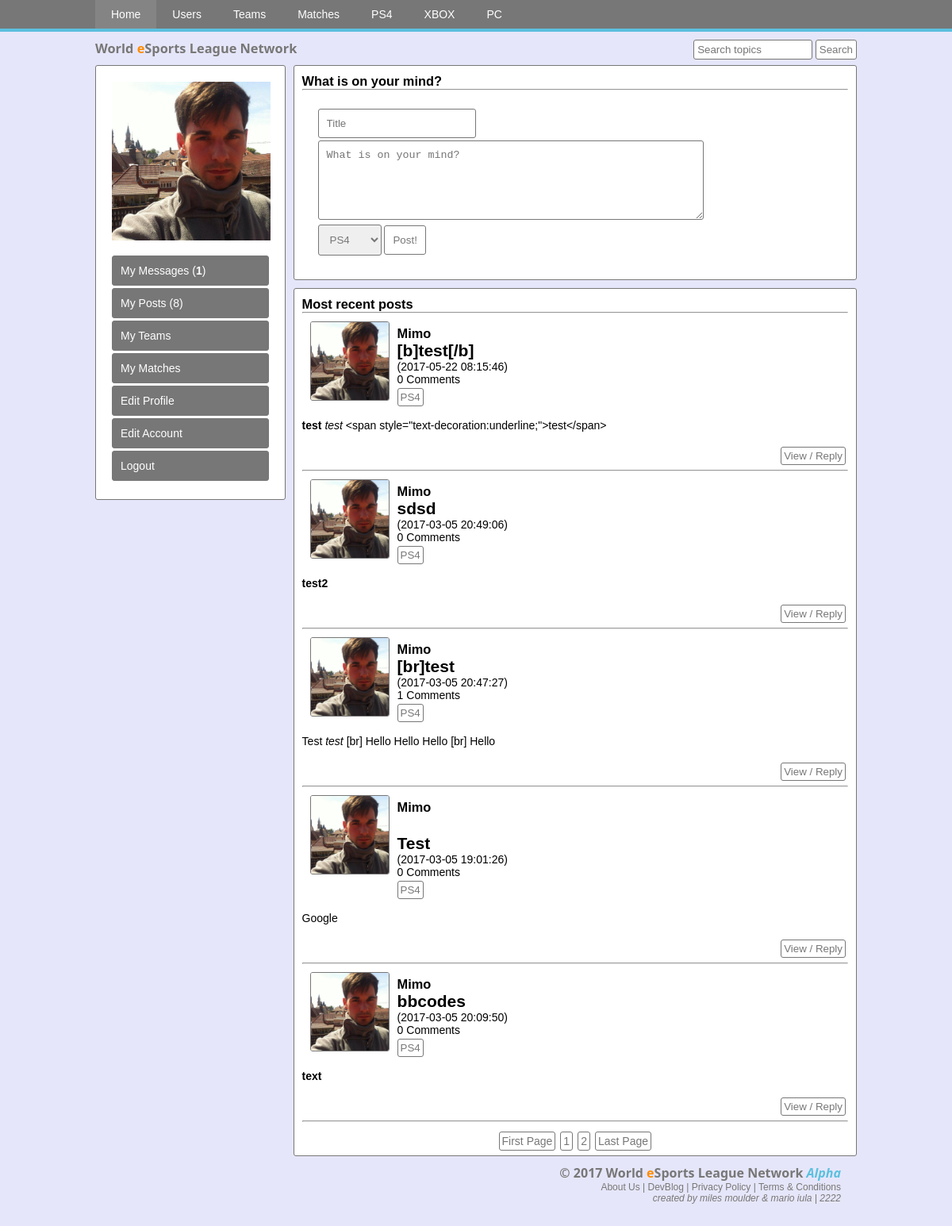
/index.php (signed in), run on the app's committed database.
### tables this page shows
CREATE TABLE IF NOT EXISTS `topics` (
  `topic_id` int(11) NOT NULL AUTO_INCREMENT,
  `topic_title` text NOT NULL,
  PRIMARY KEY (`topic_id`)
);

CREATE TABLE IF NOT EXISTS `users` (
  `user_id` int(11) NOT NULL AUTO_INCREMENT,
  `user_name` varchar(20) NOT NULL,
  `user_pass` varchar(50) NOT NULL,
  `user_email` varchar(50) NOT NULL,
  `first_name` varchar(20) NOT NULL,
  `last_name` varchar(20) NOT NULL,
  `twitch` varchar(50) NOT NULL,
  `xbox` varchar(50) NOT NULL,
  `psn` varchar(50) NOT NULL,
  `profile_msg` varchar(200) NOT NULL,
  `user_country` varchar(20) NOT NULL,
  `user_gender` varchar(20) NOT NULL,
  `user_bday` date NOT NULL,
  `user_image` text NOT NULL,
  `register_date` date NOT NULL,
  `last_login` date NOT NULL,
  `status` text NOT NULL,
  `posts` text NOT NULL,
  `auth` int(11) NOT NULL,
  PRIMARY KEY (`user_id`),
  KEY `user_id` (`user_id`)
);

CREATE TABLE IF NOT EXISTS `posts` (
  `post_id` int(11) NOT NULL AUTO_INCREMENT,
  `user_id` int(11) NOT NULL,
  `topic_id` int(11) NOT NULL,
  `post_title` varchar(50) NOT NULL,
  `post_content` varchar(2000) NOT NULL,
  `post_date` timestamp NOT NULL DEFAULT CURRENT_TIMESTAMP ON UPDATE CURRENT_TIMESTAMP,
  PRIMARY KEY (`post_id`)
);

### locale/lang.en.php (called while the page is built, shortened)
<?php
	$lang = array();
	$lang['PAGE_TITLE'] = 'WeSL';
	$lang['PAGE_TITLE_USERLIST'] = 'WeSL - User list';
	$lang['PAGE_TITLE_TEAMS'] = 'WeSL - Teams';
	$lang['PAGE_TITLE_MATCHES'] = 'WeSL - Matches';
	$lang['PAGE_TITLE_MYTEAMS'] = 'WeSL - My Teams';
	$lang['PAGE_TITLE_MYMATCHES'] = 'WeSL - My Matches';
	$lang['PAGE_TITLE_DELETE_POST'] = 'WeSL - Delete post';
	$lang['PAGE_TITLE_MYPOSTS'] = 'WeSL - My Posts';
	$lang['PAGE_TITLE_PROFILE'] = 'WeSL - User Profile';
	$lang['PAGE_TITLE_EDIT_POST'] = 'WeSL - Edit Post';
	$lang['PAGE_TITLE_SEARCH'] = 'WeSL - Search';
	$lang['PAGE_TITLE_EDIT_PROFILE'] = 'WeSL - Edit Profile';
	$lang['PAGE_TITLE_MESSAGES'] = 'WeSL - Messages';
	$lang['PAGE_TITLE_MYMESSAGES'] = 'WeSL - My Messages';
	$lang['USER_NAME_STRING'] = 'Name:';
	$lang['USER_COUNTRY_STRING'] = 'Country:';
	$lang['REGISTER_DATE_STRING'] = 'Member Since:';
	$lang['LAST_LOGIN_STRING'] = 'Last Visit:';
	$lang['MENU_HOME'] = 'Home';
	$lang['MENU_USERLIST'] = 'Users';
	$lang['MENU_TEAMS'] = 'Teams';
	$lang['MENU_MATCHES'] = 'Matches';
	$lang['MENU_MESSAGES'] = 'My Messages';
	$lang['MENU_POSTS'] = 'My Posts';
	$lang['MENU_MYTEAMS'] = 'My Teams';
	$lang['MENU_MYMATCHES'] = 'My Matches';
	$lang['MENU_EDIT_PROFILE'] = 'Edit Profile';
	$lang['MENU_EDIT_ACCOUNT'] = 'Edit Account';
	$lang['MENU_LOGOUT'] = 'Logout';
	$lang['POST_BUTTON'] = 'Post!';
	$lang['UPDATE_BUTTON'] = 'Update!';
	$lang['UPDATE_PROFILE'] = 'Update Profile';
	$lang['REPLY_BUTTON'] = 'View / Reply';
	$lang['COMMENTS'] = 'Comments';
	$lang['EDIT_BUTTON'] = 'Edit';
	$lang['CANCEL_BUTTON'] = 'Cancel';
	$lang['DELETE_BUTTON'] = 'Delete';
	$lang['REMOVE_BUTTON'] = 'Remove';
	$lang['CONFIRM'] = 'Confirm';
	$lang['SEND_MSG'] = 'Send Message';
	$lang['FIRST_PAGE_BUTTON'] = 'First Page';
	$lang['LAST_PAGE_BUTTON'] = 'Last Page';
	$lang['POSTS_FORM_TITLE_PLACEHOLDER'] = 'Title';
	$lang['POSTS_FORM_CONTENT_PLACEHOLDER'] = 'What is on your mind?';
	$lang['COMMENTS_FORM_CONTENT_PLACEHOLDER'] = 'Write a comment';
	$lang['MSG_STATUS_READ'] = 'Read';
	$lang['MSG_STATUS_UNREAD'] = 'Unread';
	$lang['MSG_STATUS_REPLY'] = 'Replyed';
	$lang['CREATE_TEAM'] = 'Create Team';
	$lang['UPDATE_TEAM'] = 'Update Team';
	$lang['EDIT_TEAM'] = 'Edit Team Details';
	$lang['POST_TIMELINE_SUCCESS'] = 'Posted to timeline!';
	$lang['POST_TIMELINE_ERROR'] = 'There was nothing posted to timeline...';
	$lang['POST_COMMENT_SUCCESS'] = 'Reply was posted!';
	$lang['POST_DELETE_SUCCESS'] = 'Post was deleted!';
	$lang['POST_DELETE_ERROR'] = 'ERROR';
	$lang['POST_UPDATE_SUCCESS'] = 'Post was updated!';
	$lang['SEARCH_NO_RESULTS_ERROR'] = 'No results found';
	$lang['SEARCH_NO_QUERY_ERROR'] = 'ERROR';
?>

### wesl.core.functions.php (the view, shortened to what this page needs)
<?php
	$con = mysqli_connect("localhost", "root", "", "wesl_one") or die ("Connection was not established");
			if(isset($_GET['lang'])){
				$lang = $_GET['lang'];
				$_SESSION['lang'] = $lang;
				setcookie('lang', $lang, time() + (3600 * 24 * 30));
			}
			else if(isset($_SESSION['lang'])){
				$lang = $_SESSION['lang'];
			}
			else if(isset($_COOKIE['lang'])){
				$lang = $_COOKIE['lang'];
			}
			else {
				$lang = 'en';
			}
		function countHits(){
			$count_my_page = ("hits.txt");
			$hits = file($count_my_page);
			$hits[0] ++;
				echo $hits[0];
		}
		function showMenu(){
		global $con;
		global $lang;
			if(isset($_GET['topic'])  || strpos($_SERVER['REQUEST_URI'], "index.php") === false){
				echo "<li><a href='index.php'>{$lang['MENU_HOME']}</a></li>";
			}
			else {
				echo "<li><a class='active' href='index.php'>{$lang['MENU_HOME']}</a></li>";
			}
			if(isset($_GET['topic'])  || strpos($_SERVER['REQUEST_URI'], "userlist.php") === false){
				echo "<li><a href='userlist.php'>{$lang['MENU_USERLIST']}</a></li>";
			}
			else {
				echo "<li><a class='active' href='userlist.php'>{$lang['MENU_USERLIST']}</a></li>";
			}
			if(isset($_GET['topic'])  || strpos($_SERVER['REQUEST_URI'], "teams.php") === false){
				echo "<li><a href='teams.php'>{$lang['MENU_TEAMS']}</a></li>";
			}
			else {
				echo "<li><a class='active' href='teams.php'>{$lang['MENU_TEAMS']}</a></li>";
			}
			if(isset($_GET['topic'])  || strpos($_SERVER['REQUEST_URI'], "matches.php") === false){
				echo "<li><a href='matches.php'>{$lang['MENU_MATCHES']}</a></li>";
			}
			else {
				echo "<li><a class='active' href='matches.php'>{$lang['MENU_MATCHES']}</a></li>";
			}
			$get_topics = "select * from topics";
			$run_topics = mysqli_query($con, $get_topics);
			while($row=mysqli_fetch_array($run_topics)){
				$topic_id		= $row['topic_id'];
				$topic_title	= $row['topic_title'];
				if(isset($_GET['topic']) && $row['topic_id'] == $_GET['topic']){
					echo "<li><a class='active' href='topics.php?topic=$topic_id'>$topic_title</a></li>";
				}
				else {
					echo "<li><a href='topics.php?topic=$topic_id'>$topic_title</a></li>";
				}
			}
		}
		function userDetails(){
		global $con;
		global $lang;
			$user			= $_SESSION['user_email'];
			$get_user 		= "select * from users where user_email='$user'";
			$run_user 		= mysqli_query($con, $get_user);
			$row			= mysqli_fetch_array($run_user);
			$user_id		= $row['user_id'];
			$user_image		= $row['user_image'];
			$user_msgs = "select * from messages where receiver_id='$user_id' AND status='unread'";
			$run_msgs = mysqli_query($con, $user_msgs);
			$count_msgs = mysqli_num_rows($run_msgs);
			if($count_msgs == 0){
				$new_msgs = "";
			}
			else {
				$new_msgs = " (<b>$count_msgs</b>)";
			}
			$user_posts = "select * from posts where user_id='$user_id'";
			$run_posts = mysqli_query($con, $user_posts);
			$count_posts = mysqli_num_rows($run_posts);
			echo "	<center>
						<img src='images/user_images/$user_image' width='200' height='200'>
					</center>
					<br />
					<div id='green'>
						<li><a href='my_messages.php'>{$lang['MENU_MESSAGES']}$new_msgs</a></li>
					</div>
					<li><a href='my_posts.php?u_id=$user_id'>{$lang['MENU_POSTS']} ($count_posts)</a></li>
					<div id='bleen'>
						<li><a href='my_teams.php'>{$lang['MENU_MYTEAMS']}</a></li>
					</div>
					<div id='purple'>
						<li><a href='my_matches.php'>{$lang['MENU_MYMATCHES']}</a></li>
					</div>
					<div id='blue'>
						<li><a href='edit_profile.php'>{$lang['MENU_EDIT_PROFILE']}</a></li>
					</div>
					<div id='orange'>
						<li><a href='edit_account.php'>{$lang['MENU_EDIT_ACCOUNT']}</a></li>
					</div>
					<div id='red'>
						<li><a href='logout.php'>{$lang['MENU_LOGOUT']}</a></li>
					</div>";
		}
		function getPosts(){
		global $con;
		global $lang;
			$per_page=5;
			if (isset($_GET['page'])){
			$page = $_GET['page'];
			}
			else {
			$page=1;
			}
			$start_from = ($page-1) * $per_page;
			$get_posts = "select * from posts ORDER by 1 DESC LIMIT $start_from, $per_page";
			$run_posts = mysqli_query($con,$get_posts);
			while($row_posts=mysqli_fetch_array($run_posts)){
				$post_id 		= $row_posts['post_id'];
				$topic_id 		= $row_posts['topic_id'];
				$user_id 		= $row_posts['user_id'];
				$post_title 	= $row_posts['post_title'];
				$post_content 	= $row_posts['post_content'];
				$post_date 		= $row_posts['post_date'];
				$user = "select * from users where user_id='$user_id' AND posts='yes'";
				$run_user 		= mysqli_query($con,$user);
				$row_user		= mysqli_fetch_array($run_user);
				$user_name 		= $row_user['user_name'];
				$user_image 	= $row_user['user_image'];
				$get_title = "select topic_title from topics where topic_id='$topic_id'";
				$title = mysqli_query($con, $get_title);
				$get_comments = "select * from comments where post_id='$post_id'";
				$run_comments = mysqli_query($con, $get_comments);
				$count_comments = mysqli_num_rows($run_comments);
				while($row=mysqli_fetch_array($title)){
					$topic_title	= $row['topic_title'];
				}
				echo "	<p><img src='images/user_images/$user_image' width='100' height='100'></p>
						<br />
						<h3><a href='user_profile.php?u_id=$user_id'>$user_name</a></h3>
						<h2>$post_title</h2>
						<p>($post_date)</p>
						<p><a href='single.php?post_id=$post_id'>$count_comments {$lang['COMMENTS']}</a></p>
						<div id='topics_button'>
							<a href='topics.php?topic=$topic_id'><button>$topic_title</button></a>
						</div>
						<br />
						<p>$post_content</p>
						<br />
						<div id='reply_button'>
							<a href='single.php?post_id=$post_id'><button>{$lang['REPLY_BUTTON']}</button></a>
						</div>
						<br />
						<br />
						<hr />";
			}
				$query = "select * from posts";
				$result = mysqli_query($con, $query);
				$total_posts = mysqli_num_rows($result);
				$total_pages = ceil($total_posts / $per_page);
				echo "<br /><center><div id='pagination'><a href='index.php?page=1'>{$lang['FIRST_PAGE_BUTTON']}</a>";
				for ($i=1; $i<=$total_pages; $i++) {
				echo "<a href='index.php?page=$i'>$i</a>";
				}
				echo "<a href='index.php?page=$total_pages'>{$lang['LAST_PAGE_BUTTON']}</a></div></center>";
		}
		function insertPost() {
		global $con;
		global $lang;
					echo "	<form action='' method='post'>
							<input type='text' name='post_title' placeholder='{$lang['POSTS_FORM_TITLE_PLACEHOLDER']}' autocomplete='off' required='required'/>
							<br />
							<textarea type='text' name='post_content' placeholder='{$lang['POSTS_FORM_CONTENT_PLACEHOLDER']}' autocomplete='off' required='required'></textarea>
							<br />
							<select name='topic_id'>";
								$get_topics = "select * from topics";
								$run_topics = mysqli_query($con, $get_topics);
								while($row=mysqli_fetch_array($run_topics)){
								$topic_id		= $row['topic_id'];
								$topic_title	= $row['topic_title'];
					echo "	<option value='$topic_id'>$topic_title</a></option>";
								}
					echo "	</select>
							<button name='post'>{$lang['POST_BUTTON']}</button>
							</form>";
		}
?>

### index.php (shortened to what this page needs)
<?php
	include("wesl.core.functions.php");
	if(isset($_SESSION['user_email'])){
		include("home.php");
	}
	else {
		include("template/splash.html");
	}
?>

### home.php (shortened to what this page needs)
<?php
	if(!isset($_SESSION['user_email'])){
		header("location:index.php");
	}
	else {
?>
<!DOCTYPE html>
<html>
	<head>
		<link rel="stylesheet" type="text/css" href="styles/main.css">
		<link rel="stylesheet" type="text/css" href="styles/ui.css">
	</head>
<body>
	<nav>
		<ul>
		<?php showMenu(); ?>
		</ul>
	</nav>
	<header>
		<h3>World <font color="darkorange">e</font>Sports League Network</h3>
	</header>
	<main>
		<aside>
			<ul>
			<?php userDetails(); ?>
			</ul>
		</aside>
		<section>
			<article>
				<h3><?php echo $lang['CONTENT_TIMELINE_TITLE']; ?></h3>
				<hr />
				<?php insertPost(); ?>
			</article>
			<article>
				<h3><?php echo $lang['HOME_CONTENT_TITLE']; ?></h3>
				<hr />
				<?php getPosts(); ?>
			</article>
		</section>
	</main>
</body>
</html>
<?php } ?>

### styles/main.css (style rules this page uses)
* { margin:0; padding:0; box-sizing:border-box; }
html, body { font-family:Arial, sans-serif; background-color:#E6E6FA; font-size:14px; width:100%; }
a { color:inherit; text-decoration:none; }
.active { background-color:#848484; }
p { text-align:justify; }
ul { list-style:none; }
nav { background-color:#777; border-bottom:4px solid #5BC0DE; width:100%; }
nav ul { width:80%; margin:0 auto; }
nav ul li { display:inline-block; }
nav a { padding:10px 20px; color:#fff; display:block; }
header { font-family:segoeui,candara,calibri; padding-top:10px; width:80%; margin:0 auto; color:#777; }
main { width:80%; margin:10px auto; }
main:after, main:before { content:''; display:table; }
main:after { clear:both; }
aside { border:1px solid #777; border-radius:3px; background-color: #fff; width:25%; float:left; }
aside ul, form { padding:20px; }
aside a { padding:10px; display:block; border:1px solid #777; border-radius:3px; background-color: #777; color:#fff; margin-bottom:3px; }
section { width:74%; float:left; margin-left:1%; }
section img { border:1px solid #777; border-radius:3px; float:left; margin:10px; }
article { border:1px solid #777; border-radius:3px; background-color:#fff; padding:10px; margin-bottom:10px; }
article input, textarea, select { margin-top:3px; padding:10px; border:1px solid #777777; border-radius:3px; color:#777777; }
textarea { width:75%; min-height:100px; }
article button { margin-top:3px; padding:10px; border:1px solid #777777; border-radius:3px; background-color:white; color:#777777; }
footer { padding:20px; text-align:right; font-size:12px; color:#777; margin-bottom:20px; }
footer h3 { font-size:16px; font-family:segoeui,candara,calibri; margin:0 auto; }

### styles/ui.css (style rules this page uses)
#search { float:right; margin:0; padding:0; margin-bottom:5px; }
#search input { width:150px; padding:4px; border:1px solid #777; border-radius:3px; }
#search button { padding:4px; border:1px solid #777; border-radius:3px; background-color:#fff; color:#777; }
#reply_button button { float:right; margin:3px; padding:3px; border:1px solid #777777; border-radius:3px; background-color:white; color:#777777; }
#topics_button button { padding:3px; margin-top:3px; border:1px solid #777777; border-radius:3px; background-color:#fff; color:#777777; }
#pagination a { margin:3px; padding:3px; border:1px solid #777777; border-radius:3px; background-color:white; color:#777777; text-decoration:none; }

### data on the page
topics: topic_title "PS4"
topics: topic_title "XBOX"
topics: topic_title "PC"
users: user_image (picture)
posts: user.user_image (picture), user.user_name "Mimo", post_title "[b]test[/b]", post_date "2017-05-22 08:15:46", count_comments "0", topic.topic_title "PS4", post_content "test test <span style=\"text-decoration:underline;\">test</span>"
posts: user.user_image (picture), user.user_name "Mimo", post_title "sdsd", post_date "2017-03-05 20:49:06", count_comments "0", topic.topic_title "PS4", post_content "test2"
posts: user.user_image (picture), user.user_name "Mimo", post_title "[br]test", post_date "2017-03-05 20:47:27", count_comments "1", topic.topic_title "PS4", post_content "Test test [br] Hello Hello Hello [br] Hello"
posts: user.user_image (picture), user.user_name "Mimo", post_title "Test", post_date "2017-03-05 19:01:26", count_comments "0", topic.topic_title "PS4", post_content "Google"
posts: user.user_image (picture), user.user_name "Mimo", post_title "bbcodes", post_date "2017-03-05 20:09:50", count_comments "0", topic.topic_title "PS4", post_content "text"

### other printed values
$lang['MENU_HOME'] "Home"
$lang['MENU_USERLIST'] "Users"
$lang['MENU_TEAMS'] "Teams"
$lang['MENU_MATCHES'] "Matches"
$lang['MENU_MESSAGES'] "My Messages"
$count_msgs "1"
$lang['MENU_POSTS'] "My Posts"
$count_posts "8"
$lang['MENU_MYTEAMS'] "My Teams"
$lang['MENU_MYMATCHES'] "My Matches"
$lang['MENU_EDIT_PROFILE'] "Edit Profile"
$lang['MENU_EDIT_ACCOUNT'] "Edit Account"
$lang['MENU_LOGOUT'] "Logout"
$lang['CONTENT_TIMELINE_TITLE'] "What is on your mind?"
$lang['POST_BUTTON'] "Post!"
